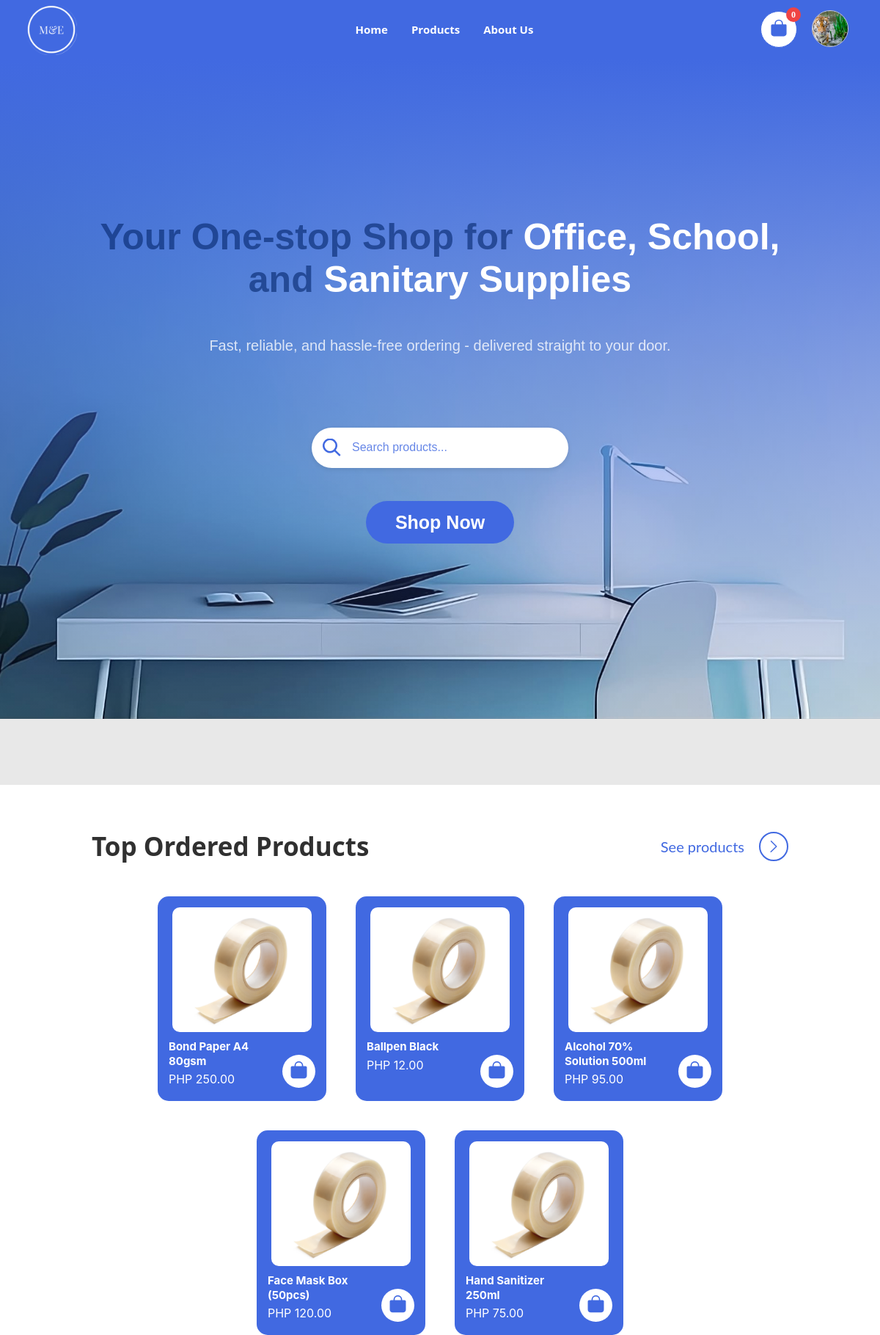
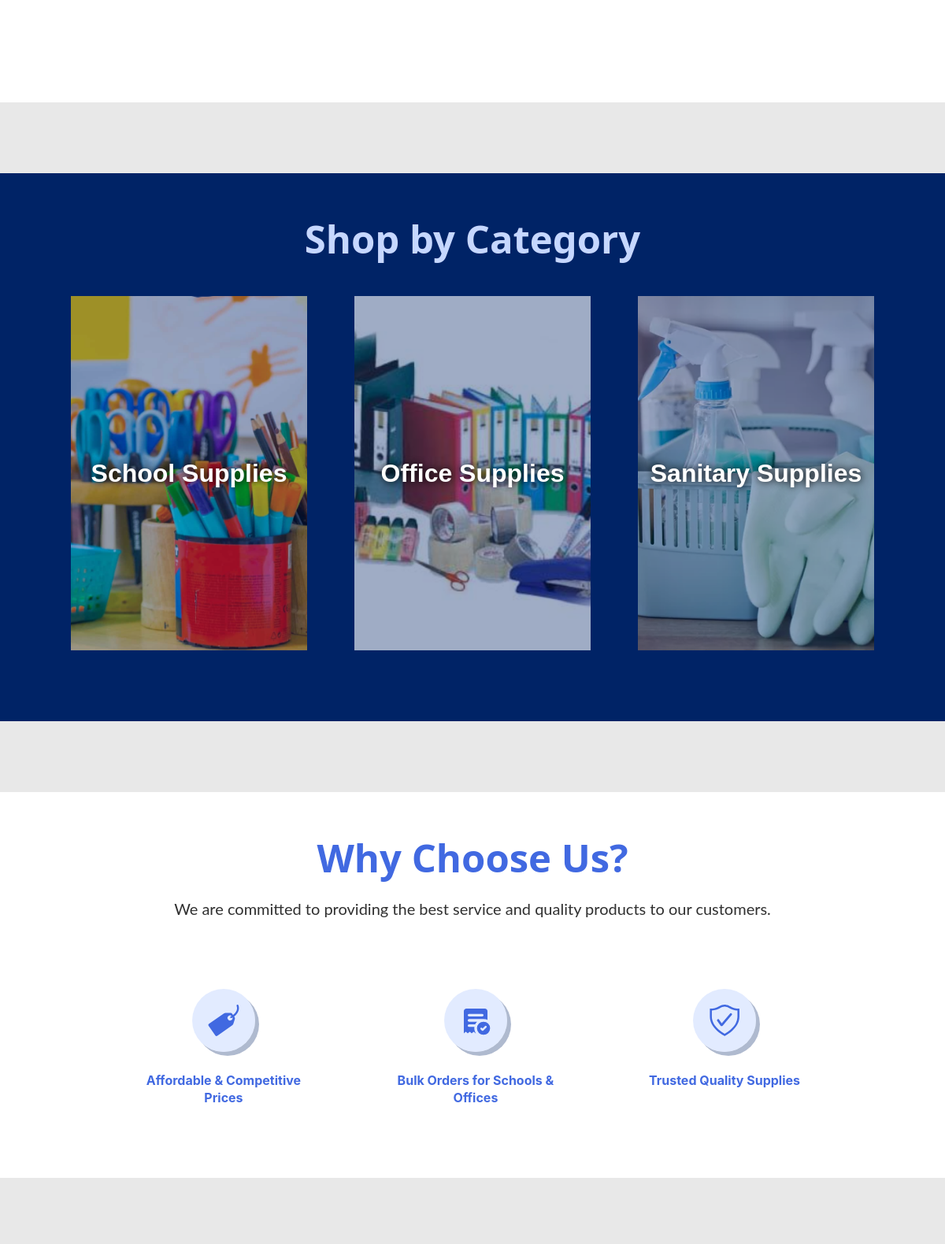
The app's page /pages/index.php (signed in, upper part) with its own data (2 pictures, top to bottom).
### tables this page shows
CREATE TABLE `users` (
  `user_id` int(11) NOT NULL,
  `username` varchar(50) DEFAULT NULL,
  `email` varchar(100) NOT NULL,
  `password` varchar(255) DEFAULT NULL,
  `first_name` varchar(50) NOT NULL,
  `middle_name` varchar(50) NOT NULL,
  `last_name` varchar(50) NOT NULL,
  `gender` varchar(20) NOT NULL DEFAULT 'Prefer not to say',
  `date_of_birth` date DEFAULT NULL,
  `is_verified` tinyint(1) NOT NULL DEFAULT 0,
  `contact_number` varchar(15) NOT NULL,
  `address` text NOT NULL,
  `created_at` datetime NOT NULL DEFAULT current_timestamp(),
  `updated_at` timestamp NOT NULL DEFAULT current_timestamp() ON UPDATE current_timestamp(),
  `isActive` tinyint(1) NOT NULL,
  `verification_token` varchar(64) NOT NULL,
  `token_created_at` datetime NOT NULL DEFAULT current_timestamp(),
  `profile_image` varchar(255) DEFAULT NULL,
  `province_id` int(11) DEFAULT NULL,
  `city_id` int(11) DEFAULT NULL,
  `barangay_id` int(11) DEFAULT NULL
);

CREATE TABLE `products` (
  `product_id` int(11) NOT NULL,
  `category_id` int(11) NOT NULL,
  `product_name` varchar(150) NOT NULL,
  `product_code` varchar(50) DEFAULT NULL,
  `description` text DEFAULT NULL,
  `price` decimal(10,2) NOT NULL,
  `stock_quantity` int(11) UNSIGNED NOT NULL,
  `min_stock_level` int(11) UNSIGNED DEFAULT 0,
  `product_image` varchar(255) DEFAULT NULL,
  `is_featured` tinyint(1) DEFAULT 0,
  `is_top_order` tinyint(1) DEFAULT 0,
  `isActive` tinyint(1) DEFAULT 1,
  `created_at` datetime DEFAULT current_timestamp(),
  `updated_at` timestamp NOT NULL DEFAULT current_timestamp() ON UPDATE current_timestamp()
);

### auth/mainpage-auth.php (called while the page is built, shortened)
<?php
$pdo = connect();
$user = null;
if (isset($_SESSION['user_id'])) {
    $stmt = $pdo->prepare("SELECT * FROM users WHERE user_id = :id LIMIT 1");
    $stmt->execute([':id' => $_SESSION['user_id']]);
    $user = $stmt->fetch(PDO::FETCH_ASSOC);
}
$profileImage = !empty($user['profile_image'])
    ? "../assets/profile-pics/" . htmlspecialchars($user['profile_image'])
    : "../assets/images/default.png";
 ?>

### pages/index.php (the view, shortened to what this page needs)
<?php
require_once __DIR__ . '/../auth/mainpage-auth.php';
  try {
    $featured_products = $pdo->query("SELECT product_id, product_name, price FROM products WHERE is_featured = 1")->fetchAll(PDO::FETCH_ASSOC);
  } catch (PDOException $e) {
    echo "Database Error: " . $e->getMessage();
  }
 ?>
<!DOCTYPE html>
<html lang="en">
    <head>
        <link href="../assets/css/homepage.css" rel="stylesheet"/>
    </head>
    <body>
        <?php include('../includes/navbar.php') ?>
        <section class="hero">
                <div class="hero-content">
                    <h1>
                        Your One-stop Shop for <span class="highlight">Office, School,</span> and <span class="highlight">Sanitary Supplies</span>
                    </h1>
                    <p>Fast, reliable, and hassle-free ordering - delivered straight to your door.</p>
                    <div class="hero-search-bar">
                        <input placeholder="Search products..." type="text" id="search-input"/>
                    </div>
                    <a href="#" class="hero-cta">Shop Now</a>
                </div>
        </section>
        <section class="products">
              <div class="products-header">
                  <h2>Top Ordered Products</h2>
                  <div class="products-actions">
                      <p>See products</p>
                      <div class="right-btn">
                          <a href="products.php">
                              <img alt="right" class="right-icon" src="../assets/svg/right-icon.svg"/>
                          </a>
                      </div>
                  </div>
              </div>
              <div class="product-grid">
                  <?php foreach ($featured_products as $products): ?>
                      <div class="product-card">
                          <a class="card-link" href="#">
                              <img alt="<?= htmlspecialchars($products['product_name']); ?>" src="../assets/images/scotch-tape-roll.png"/>
                              <div class="product-info">
                                  <h3><?= htmlspecialchars($products['product_name']); ?></h3>
                                  <p>PHP <?= number_format($products['price'], 2); ?></p>
                              </div>
                          </a>
                          <form action="../auth/add_to_cart.php" method="post">
                            <button type="submit" class="cart-btn">
                              <img alt="cart" src="../assets/svg/bag.svg"/>
                            </button>
                        </form>
                      </div>
                  <?php endforeach; ?>
              </div>
          </section>
        <section class="categories">
            <div class="categ-header">
                <h2>Shop by Category</h2>
            </div>
            <div class="categ-grid">
                <div class="categ-card">
                    <a href="#">
                        <img alt="School Supplies" src="../assets/images/school-supplies.png"/>
                        <div class="overlay">
                            <span>School Supplies</span>
                        </div>
                    </a>
                </div>
                <div class="categ-card">
                    <a href="#">
                        <img alt="Office Supplies" src="../assets/images/office-supplies.png"/>
                        <div class="overlay">
                            <span>Office Supplies</span>
                        </div>
                    </a>
                </div>
                <div class="categ-card">
                    <a href="#">
                        <img alt="Sanitary Supplies" src="../assets/images/sanitary-supplies.png"/>
                        <div class="overlay">
                            <span>Sanitary Supplies</span>
                        </div>
                    </a>
                </div>
            </div>
        </section>
        <section class="trust">
            <div class="trust-content">
                <h2>Why Choose Us?</h2>
                <p>We are committed to providing the best service and quality products to our customers.</p>
            </div>
            <div class="trust-grid">
                <div class="trust-card">
                    <div class="icon-circle">
                        <img alt="Affordable Prices" src="../assets/svg/price-tag.svg"/>
                    </div>
                    <h3>Affordable & Competitive Prices</h3>
                </div>
                <div class="trust-card">
                    <div class="icon-circle">
                        <img alt="Bulk Orders" src="../assets/svg/order-approve-rounded.svg"/>
                    </div>
                    <h3>Bulk Orders for Schools & Offices</h3>
                </div>
                <div class="trust-card">
                    <div class="icon-circle">
                        <img alt="Quality Trust" src="../assets/svg/workspace-trusted.svg"/>
                    </div>
                    <h3>Trusted Quality Supplies</h3>
                </div>
            </div>
        </section>
    </body>
</html>

### includes/navbar.php (shortened to what this page needs)
<header>
    <div class="nav-content">
    <div class="logo">
        <img alt="M&E Logo" src="../assets/images/M&E_LOGO-semi-transparent.png"/>
    </div>
    <nav>
        <a href="index.php">Home</a>
        <a href="products.php">Products</a>
        <a href="about.php">About Us</a>
    </nav>
    <div class="header-actions">
      <?php if (isset($_SESSION['user_id'])): ?>
        <div class="cart">
          <a href="../shop/cart.php">
            <img alt="cart" class="cart-img" src="../assets/svg/bag.svg"/>
            <span id="cartCount" class="cart-count">0</span>
          </a>
      <?php endif; ?>
        </div>
        <?php if (isset($_SESSION['user_id'])): ?>
          <div class="user-menu">
            <a href="../user/profile.php" class="user-avatar">
              <img src="<?php echo $profileImage; ?>"
              alt="User Avatar"
              class="avatar" style="">
            </a>
          </div>
        <?php endif; ?>
    </div>
    </div>
</header>

### includes/navbar.php (style rules this page uses)
header { position: sticky; top: 0; z-index: 1000; padding: 0 35px; height: 80px; background-color: #4169E1; display: flex; align-items: center; justify-content: space-between; }
header .logo img { height: 70px; }
header nav { display: flex; flex: 1; justify-content: center; gap: 32px; }
header nav a { font-family: system-ui, -apple-system, BlinkMacSystemFont, 'Segoe UI', Roboto, Oxygen, Ubuntu, Cantarell, 'Open Sans', 'Helvetica Neue', sans-serif; color: #FFFFFF; font-weight: bold; font-size: 15px; text-decoration: none; }
header .header-actions { display: flex; align-items: center; gap: 20px; }
.header-actions .cart { position: relative; background-color: #FFFFFF; border-radius: 70%; padding: 9px 11px; }
.header-actions .cart::after { content: attr(data-count); position: absolute; top: -5px; right: -5px; background: red; color: white; font-size: 12px; border-radius: 50%; padding: 2px 6px; display: none; }
.header-actions .cart-img { height: 26px; }
header.scrolled .search-bar, .cart { border: 1px solid #4169E1; }
.nav-content { max-width: 1280px; margin: 0 auto; width: 100%; display: flex; align-items: center; justify-content: space-between; gap: 24px; }
header .logo { min-width: 140px; display: flex; align-items: center; }
.cart-count { position: absolute; top: -6px; right: -6px; background: #ef4444; color: #ffffff; border-radius: 9999px; min-width: 20px; height: 20px; display: flex; align-items: center; justify-content: center; font-size: 12px; font-weight: 700; line-height: 1; padding: 0 6px; }

### records on screen
users: profile_image (picture)
products: product_name "Bond Paper A4 80gsm", price "250.00"
products: product_name "Ballpen Black", price "12.00"
products: product_name "Alcohol 70% Solution 500ml", price "95.00"
products: product_name "Face Mask Box (50pcs)", price "120.00"
products: product_name "Hand Sanitizer 250ml", price "75.00"
